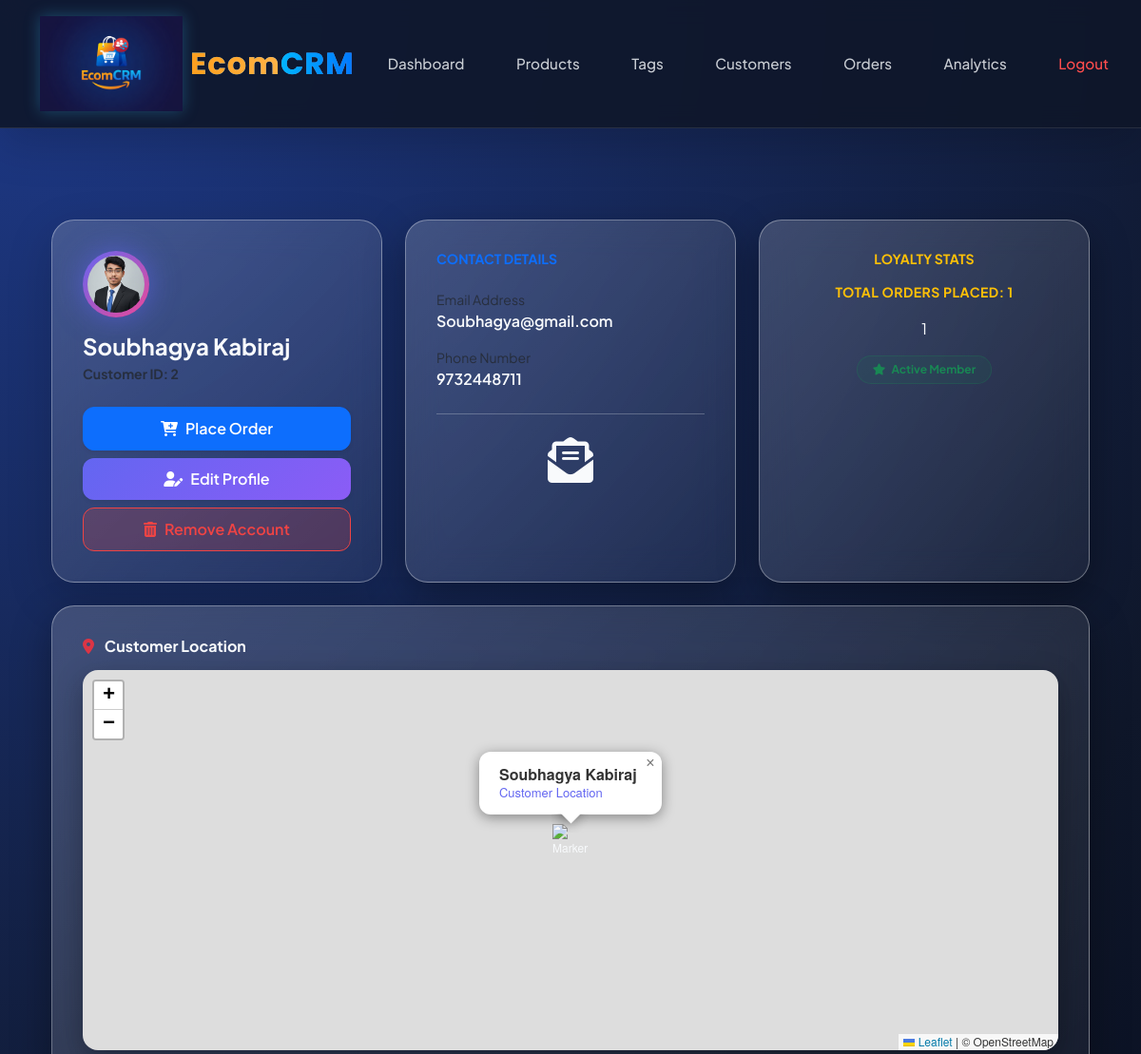
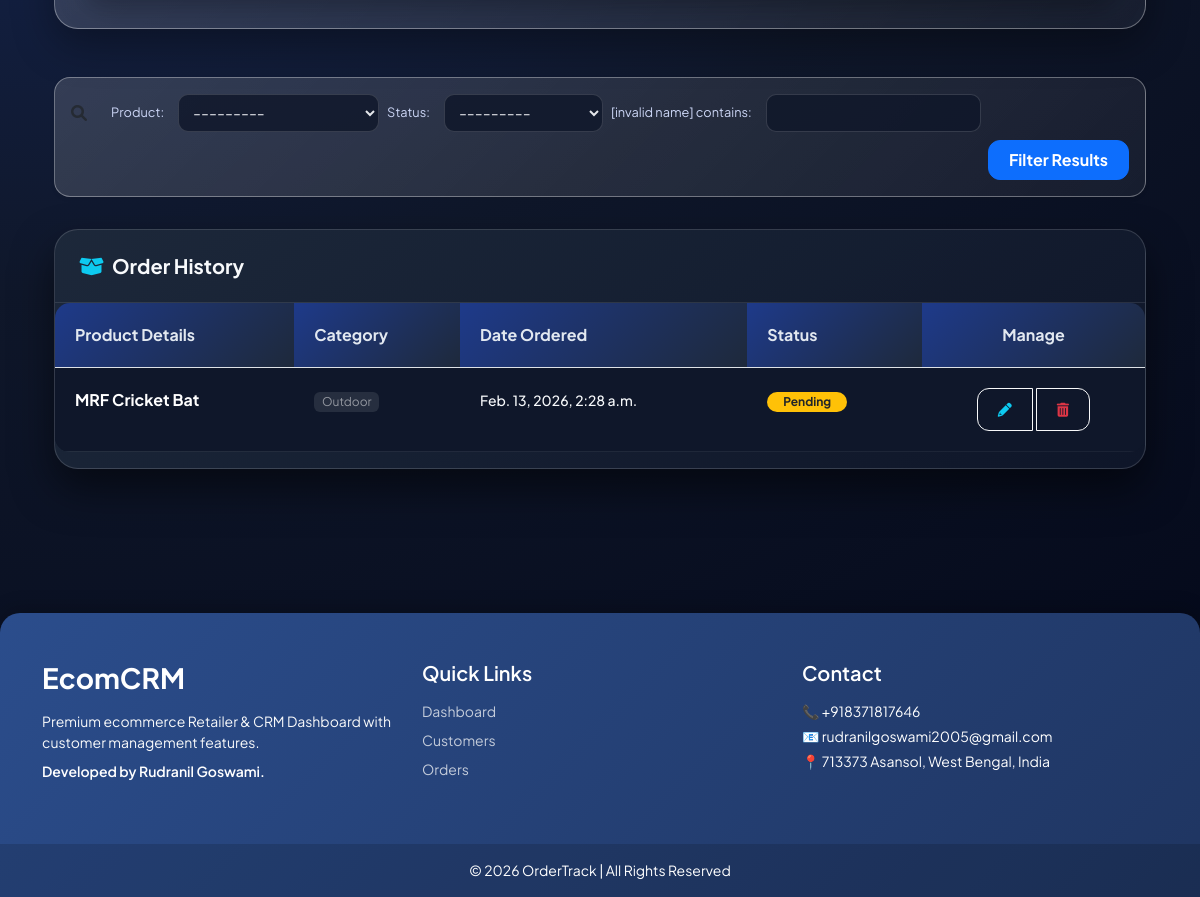
The page /customer/2/ (signed in) on the database its author committed (2 pictures, top to bottom).
### account/models.py (models this page shows, shortened)
class Customer(models.Model):
    name = models.CharField(max_length=200)
    email = models.EmailField()
    phone = models.CharField(max_length=200)
    address = models.TextField()
    date_created = models.DateTimeField(auto_now_add=True, null=True)
    profile_image = models.ImageField(upload_to='profile/', null=True, blank=True)
    latitude = models.FloatField(null=True, blank=True)
    longitude = models.FloatField(null=True, blank=True)

class order(models.Model):
    STATUS=(
        ('Pending','Pending'),
        ('Out for delivery','Out for delivery'),
        ('Delivered','Delivered'),
    )
    customer=models.ForeignKey(Customer,null=True,on_delete=models.CASCADE)
    product=models.ForeignKey(Product,null=True,on_delete=models.CASCADE)
    status=models.CharField(max_length=200,null=True,choices=STATUS)
    date_created=models.DateTimeField(auto_now_add=True,null=True)

class Product(models.Model):
    CATAGORY=(
        ('Indoor','Indoor'),
        ('Outdoor','Outdoor'),
    )
    name=models.CharField(max_length=200,null=True)
    price=models.FloatField(max_length=200,null=True)
    category=models.CharField(max_length=200,null=True,choices=CATAGORY)
    description=models.CharField(max_length=200,null=True,blank=True)
    date_created=models.DateTimeField(auto_now_add=True,null=True)
    pic=models.ImageField(upload_to='product_image/',null=True,blank=True)
    tags=models.ManyToManyField(Tag)
    def __str__(self):
        return self.name

### account/views.py (the view)
# urls.py: path('customer/',views.cust,name='customer'),
@login_required(login_url='login')
def cust(request, pk):
    customer=Customer.objects.get(id=pk)
    orders=customer.order_set.all()
    total_orders=orders.count()
    myFilter=OrderFilter(request.GET,queryset=orders)
    orders=myFilter.qs
    context={'customer':customer,
             'orders':orders,
             'total_orders':total_orders,
             'myFilter':myFilter
    }
    return render(request, 'account/customer.html', context)

### template/account/customer.html (shortened to what this page needs)
{% extends 'main.html' %}
{% block content %}
<link rel="stylesheet" href="https://cdnjs.cloudflare.com/ajax/libs/font-awesome/6.0.0/css/all.min.css">
<link rel="stylesheet" href="https://unpkg.com/leaflet/dist/leaflet.css"/>
<div class="container py-5">
    <div class="row g-4">
        <div class="col-md-4">
            <div class="profile-card h-100 shadow-lg">
                {% if customer.profile_image %}
                <div class="avatar-circle p-1">
               <img src="{{ customer.profile_image.url }}" class="avatar-img">
               </div>
               {% else %}
               <div class="avatar-circle">
               {{ customer.name|slice:":1"|upper }}
               </div>
               {% endif %}
                <h4 class="fw-bold mb-1">{{ customer.name }}</h4>
                <p class="text-muted small mb-4"><strong>Customer ID: {{ customer.id }}</strong></p>
                <div class="d-grid gap-2">
             <a class="btn btn-primary shadow-sm" href="{% url 'create_order' customer.id %}">
             <i class="fas fa-cart-plus me-2"></i>Place Order
             </a>
             <a class="btn btn-update btn-action shadow-sm" href="{% url 'update_customer' customer.id %}">
              <i class="fas fa-user-edit me-2"></i>Edit Profile
             </a>
            <a class="btn btn-delete btn-action" href="{% url 'delete_customer' customer.id %}">
             <i class="fas fa-trash-alt me-2"></i>Remove Account
             </a>
            </div>
            </div>
        </div>
        <div class="col-md-4">
            <div class="profile-card h-100">
                <h6 class="text-uppercase text-primary fw-bold small mb-4">Contact Details</h6>
                <div class="mb-3">
                    <label class="text-muted small d-block">Email Address</label>
                    <span class="fw-semibold">{{ customer.email }}</span>
                </div>
                <div class="mb-0">
                    <label class="text-muted small d-block">Phone Number</label>
                    <span class="fw-semibold">{{ customer.phone }}</span>
                </div>
                <hr class="my-4 opacity-10">
                <div class="text-center">
                    <i class="fas fa-envelope-open-text fa-3x opacity-20"></i>
                </div>
            </div>
        </div>
        <div class="col-md-4">
            <div class="profile-card h-100 text-center">
                <h6 class="text-uppercase text-warning fw-bold small mb-3">Loyalty Stats</h6>
                <p class="text-uppercase text-warning fw-bold small mb-3 loyalty-label">Total Orders Placed: {{ total_orders }}</p>
                <div class="order-count my-2">{{ total_orders }}</div>
                <div class="mt-3">
                    <span class="badge rounded-pill bg-success bg-opacity-10 text-success p-2 px-3 border border-success border-opacity-25">
                        <i class="fas fa-star me-1"></i> Active Member
                    </span>
                </div>
            </div>
        </div>
    </div>
    <div class="row mt-4">
    <div class="col-12">
        <div class="profile-card">
            <h6 class="fw-bold mb-3">
                <i class="fas fa-map-marker-alt me-2 text-danger"></i>
                Customer Location
            </h6>
            <div id="map" style="height:400px; border-radius:16px;"></div>
        </div>
    </div>
  </div>
    <div class="row mt-5">
        <div class="col-12">
            <div class="search-panel d-flex align-items-center justify-content-between shadow-sm">
                <form method="get" class="d-flex align-items-center flex-wrap w-100">
                   <span class="text-muted me-3"><i class="fas fa-search"></i></span>
                       {% for field in myFilter.form %}
                       <div class="d-flex align-items-center">
                       {{ field.label_tag }}
                         {{ field }}
                    </div>
                {% endfor %}
                <button class="btn btn-primary ms-auto fw-bold" type="submit">
                 Filter Results
                </button>
                </form>
            </div>
        </div>
    </div>
    <div class="table-container shadow-2xl">
        <div class="p-4 border-bottom border-white border-opacity-10 d-flex justify-content-between align-items-center">
            <h5 class="m-0 fw-bold"><i class="fas fa-box-open me-2 text-info"></i>Order History</h5>
        </div>
        <div class="table-responsive">
            <table class="table custom-table">
                <thead>
                    <tr>
                        <th>Product Details</th>
                        <th>Category</th>
                        <th>Date Ordered</th>
                        <th>Status</th>
                        <th class="text-center">Manage</th>
                    </tr>
                </thead>
                <tbody>
                    {% for order in orders %}
                    <tr>
                        <td class="fw-bold text-white">{{ order.product }}</td>
                        <td>
                            <span class="badge bg-secondary bg-opacity-25 text-white-50 fw-normal">
                                {{ order.product.category }}
                            </span>
                        </td>
                        <td><small>{{ order.date_created }}</small></td>
                        <td>
                            <span class="badge
                                {% if order.status == 'Delivered' %} bg-success
                                {% elif order.status == 'Pending' %} bg-warning text-dark
                                {% else %} bg-info {% endif %} rounded-pill px-3">
                                {{ order.status }}
                            </span>
                        </td>
                        <td class="text-center">
                            <div class="btn-group">
                                <a class="btn btn-sm btn-outline-light border-opacity-25 me-1" href="{% url 'update_order' order.id %}">
                                    <i class="fas fa-pencil-alt text-info"></i>
                                </a>
                                <a class="btn btn-sm btn-outline-light border-opacity-25" href="{% url 'delete_order' order.id %}">
                                    <i class="fas fa-trash-alt text-danger"></i>
                                </a>
                            </div>
                        </td>
                    </tr>
                    {% endfor %}
                </tbody>
            </table>
        </div>
    </div>
</div>
{% endblock %}

### static/CSS/main.css (style rules this page uses)
body { margin: 0; font-family: 'Segoe UI', Tahoma, Geneva, Verdana, sans-serif; background: linear-gradient(135deg, #1fd1f9, #b621fe); min-height: 100vh; display: flex; flex-direction: column; }
.btn { border-radius: 12px; font-weight: 600; padding: 10px 20px; transition: 0.25s; }
.table { border-radius: 15px; overflow: hidden; }
.table th { background: rgba(0,0,0,0.7); color: white; }

### template/navbar.html (style rules this page uses)
:root { --nav-bg: rgba(15, 23, 42, 0.9); --accent-color: #38bdf8; --text-main: #f8fafc; --transition: all 0.3s cubic-bezier(0.4, 0, 0.2, 1); }

### template/account/customer.html (style rules this page uses)
:root { --glass: rgba(255, 255, 255, 0.18); --glass-border: rgba(255, 255, 255, 0.35); --primary-glow: #818cf8; }
body { font-family: 'Plus Jakarta Sans', sans-serif; background: radial-gradient(circle at top left, #1e3a8a, #0f172a 60%, #020617); background-attachment: fixed; color: #f8fafc; min-height: 100vh; }
.profile-card { background: linear-gradient( 135deg, rgba(255,255,255,0.18), rgba(255,255,255,0.05) ); backdrop-filter: blur(18px); -webkit-backdrop-filter: blur(18px); border: 1px solid var(--glass-border); border-radius: 24px; padding: 2rem; transition: all 0.3s ease; box-shadow: 0 15px 40px rgba(0,0,0,0.35); }
.avatar-circle { width: 65px; height: 65px; background: linear-gradient(135deg, #6366f1, #ec4899); border-radius: 50%; display: flex; align-items: center; justify-content: center; font-size: 1.6rem; font-weight: bold; margin-bottom: 1rem; box-shadow: 0 0 30px rgba(99, 102, 241, 0.6); }
.btn-update { background: linear-gradient(135deg,#6366f1,#8b5cf6); border: none; color: white; }
.btn-delete { background: rgba(239,68,68,0.2); border: 1px solid #ef4444; color: #ef4444; }
.table-container { background: linear-gradient( 145deg, rgba(30,41,59,0.95), rgba(15,23,42,0.95) ); border-radius: 24px; border: 1px solid rgba(255,255,255,0.15); overflow: hidden; margin-top: 2rem; box-shadow: 0 20px 40px rgba(0,0,0,0.5); }
.custom-table thead th { background: linear-gradient(135deg,#1e3a8a,#1e293b); color: #e2e8f0; font-weight: 700; padding: 1.25rem; }
.custom-table tbody tr { background: rgba(15,23,42,0.8); transition: all 0.2s ease; }
.custom-table tbody td { color: #f8fafc; font-weight: 500; padding: 1.25rem; }
.search-panel { background: linear-gradient( 135deg, rgba(255,255,255,0.15), rgba(255,255,255,0.05) ); border-radius: 16px; padding: 1rem; border: 1px solid var(--glass-border); box-shadow: 0 10px 30px rgba(0,0,0,0.25); }
.table.custom-table tbody tr { background-color: #0f172a ; }
.table.custom-table tbody td { color: #f8fafc ; background-color: #0f172a ; border-color: rgba(255,255,255,0.05) ; }
.table.custom-table .badge { background-color: rgba(255,255,255,0.15); color: #e5e7eb ; }
.loyalty-label { color: #e2e8f0 ; font-weight: 600; letter-spacing: 0.5px; }
.search-panel form { width: 100%; gap: 12px; }
.search-panel label { font-size: 0.8rem; color: #cbd5f5; margin-right: 6px; white-space: nowrap; }
.search-panel select, .search-panel input { background: rgba(15, 23, 42, 0.8); border: 1px solid rgba(255,255,255,0.15); color: #e5e7eb; border-radius: 10px; padding: 6px 10px; height: 38px; outline: none; transition: 0.2s ease; }
.search-panel .btn { height: 40px; border-radius: 12px; font-weight: 600; padding: 0 20px; white-space: nowrap; }
.search-panel .d-flex { gap: 8px; }
.avatar-img { width: 60px; height: 60px; border-radius: 50%; object-fit: cover; object-position: center; display: block; }
.avatar-circle { width: 70px; height: 70px; border-radius: 50%; padding: 4px; background: linear-gradient(135deg,#6366f1,#ec4899); display: flex; align-items: center; justify-content: center; }
#map { box-shadow: 0 10px 30px rgba(0,0,0,0.3); }

### rows shown on the page
Customer: profile_image (picture), name "Soubhagya Kabiraj", id "2", email "Soubhagya@gmail.com", phone "9732448711"
order: product "MRF Cricket Bat", product.category "Outdoor", date_created "Feb. 13, 2026, 2:28 a.m.", status "Pending"

### other values the page prints
{{ total_orders }} "1"
{{ field.label_tag }} "Product:" "Status:" "[invalid name] contains:"
